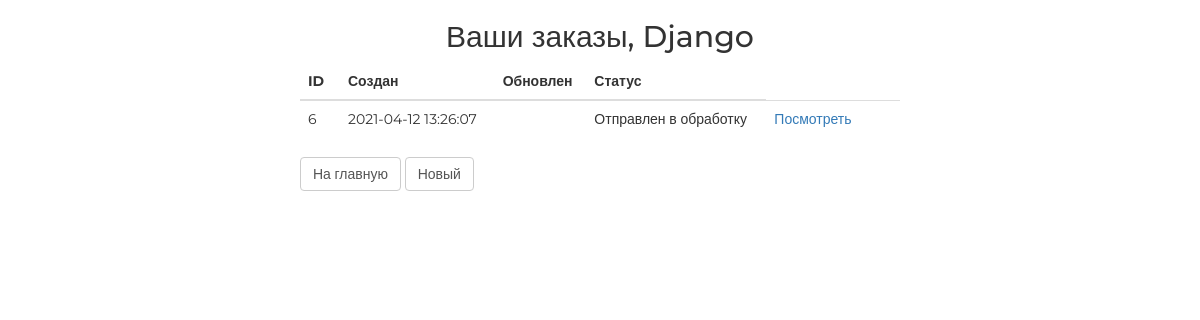
The app's page /orders/ (signed in), older data.
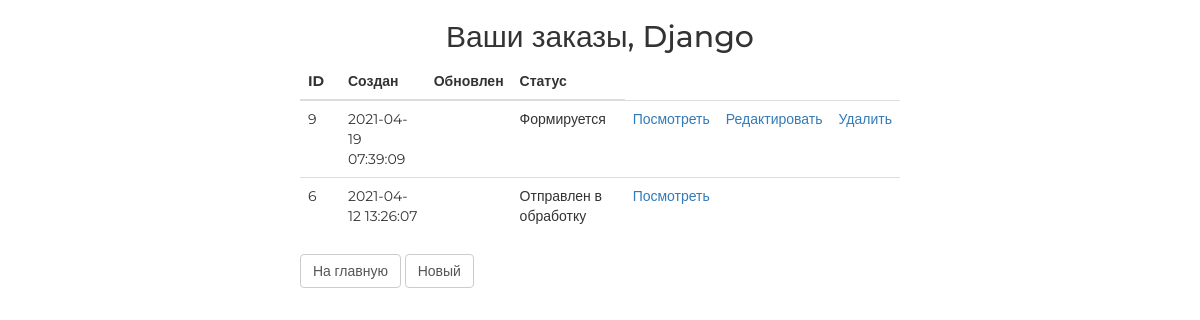
The same page, newer data.
### ordersapp/models.py (models this page shows, shortened)
class Order(models.Model):
    FORMING = 'FM'
    SENT_TO_PROCEED = 'STP'
    PROCEEDED = 'PRD'
    PAID = 'PD'
    READY = 'RDY'
    CANCEL = 'CNC'
    ORDER_STATUS_CHOICES = (
        (FORMING, 'Формируется'),
        (SENT_TO_PROCEED, 'Отправлен в обработку'),
        (PROCEEDED, 'Oбрабатывается'),
        (PAID, 'Oплачен'),
        (READY, 'Готов к выдаче'),
        (CANCEL, 'Oтменен'),
    )
    user = models.ForeignKey(settings.AUTH_USER_MODEL, on_delete=models.CASCADE)
    created = models.DateTimeField(auto_now_add=True, verbose_name='Создан')
    update = models.DateTimeField(auto_now=True, verbose_name='Изменен')
    is_active = models.BooleanField(default=True, verbose_name='Активен')
    status = models.CharField(choices=ORDER_STATUS_CHOICES, default=FORMING, verbose_name='Статус', max_length=3)
    class Meta:
        ordering = ('-created',)
        verbose_name = 'Заказ'
        verbose_name_plural = 'Заказы'

### ordersapp/views.py (the view)
# urls.py: path('', ordersapp.OrderListView.as_view(), name='orders_list'),
class OrderListView(ListView):
    model = Order
    def get_queryset(self):
        return Order.objects.filter(user=self.request.user)

### mainapp/context_processors.py (called while the page is built)
def basket(request):
    basket_list = []
    if request.user.is_authenticated:
        basket_list = Basket.objects.filter(user=request.user)
    return {
        'basket': basket_list
    }

### ordersapp/templates/ordersapp/order_list.html
{% extends 'ordersapp/base.html' %}
{% load static %}
{% block content %}
   <div class="h2 text-center head">
       Ваши заказы,
       {% if user.first_name %}
           {{ user.first_name|title}}
       {% else %}
           Пользователь
       {% endif %}
   </div>
   <table class="table orders_list">
       <thead>
         <tr>
           <th>ID</th>
           <th>Создан</th>
           <th>Обновлен</th>
           <th>Статус</th>
         </tr>
       </thead>
       <tbody>
           {% for item in object_list %}
               {% if item.is_active %}
               <tr>
                   <td class="td1 orders_list">{{ item.pk }}</td>
                   <td>{{ item.created|date:"Y-m-d H:i:s" }}</td>
                   <td>{{ item.updated|date:"Y-m-d H:i:s" }}</td>
                   <td>{{ item.get_status_display }}</td>
                   <td>
                       <a href="{% url 'orders:order_detail' item.pk %}">
                           Посмотреть
                       </a>
                   </td>
                   <td>
                       {% if item.status == 'FM' %}
                         <a href="{% url 'orders:order_edit' item.pk %}">
                           Редактировать
                         </a>
                       {% endif %}
                   </td>
                   <td>
                       {% if item.status == 'FM' %}
                         <a href="{% url 'orders:order_delete' item.pk %}">
                             Удалить
                         </a>
                       {% endif %}
                   </td>
               </tr>
               {% endif %}
           {% endfor %}
       </tbody>
   </table>
   <button class="btn btn-default btn-round">
       <a href="{% url 'main' %}">
           На главную
       </a>
   </button>
   <button class="btn btn-default btn-round">
       <a href="{% url 'orders:order_create' %}">
           Новый
       </a>
   </button>
{% endblock %}

Row changes from the older to the newer data that the page shows:
added Order: pk "9", created "2021-04-19 07:39:09", status "Формируется", shows "Редактировать", shows "Удалить"
